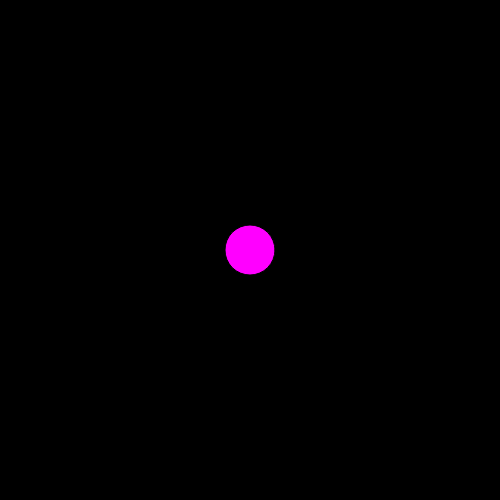
Frame 1 (no input)
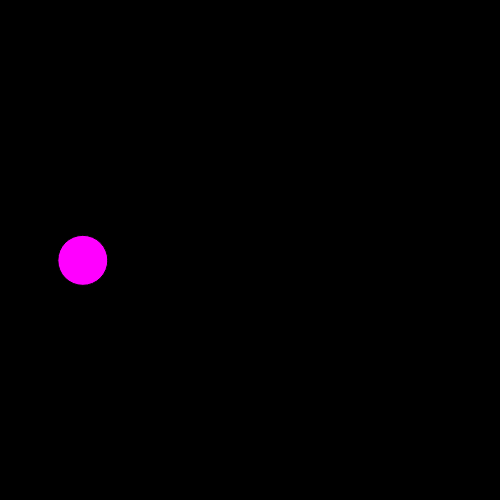
Frame 60 (no input)
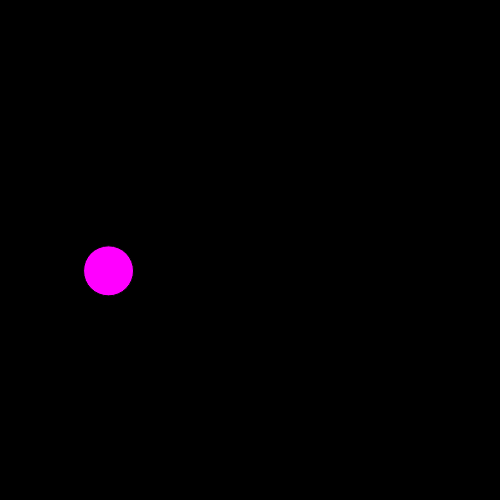
Frame 120 (the mouse pressed at the canvas centre since frame 60)

The p5.js sketch that drew these frames (run headless with seeded random() and noise() and a simulated clock; from frame 60 on, the mouse is pressed at the canvas centre):

// p5.js sketch
// ── sketch.js

let xPos = 250;
let yPos = 250;

let xSpeed;
let ySpeed;

let xDirection = 1;
let yDirection = 1;
 
function setup() {
   createCanvas(500, 500);
   background(0);

   xSpeed = random(-5, 20);
   ySpeed = random(-5, 20);
}
 
function draw() {
   background(0);
 
   fill(255, 0, 255);
   ellipse(xPos, yPos, 50, 50);

   xPos = xPos + xSpeed * xDirection;
   yPos = yPos + ySpeed * yDirection;

   if (xPos < 25 || xPos > 475) {
       xDirection = xDirection * -1;
   }

   if (yPos < 25 || yPos > 475) {
    yDirection = yDirection * -1;
   }
    

}
